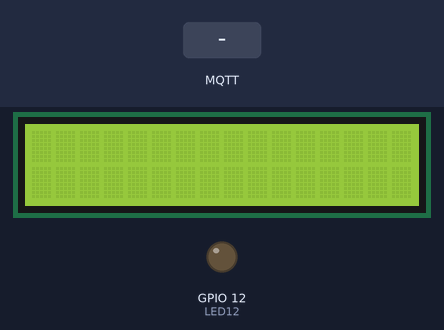
A sketch run on a simulated ESP32. Parts: 16×2 character LCD, output pins drawn as LEDs (lit = HIGH). The test bench sets the inputs (shaded band). WiFi joins after 1.5 s; servers stay silent unless stated; random numbers use the default seed unless the sketch sets one; no MQTT or app messages arrive unless stated; what the sketch prints to the serial monitor is not drawn.

Above: at 2.7 s.
2.8 s: MQTT message "90" arrives on the first subscribed topic
At 4.9 s:
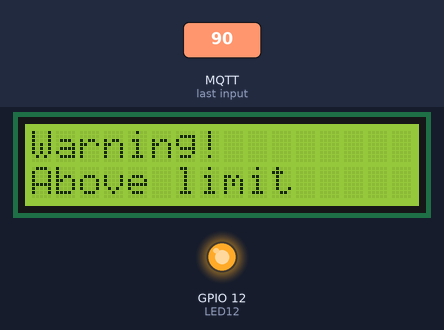
5.8 s: MQTT message "5" arrives on the first subscribed topic
At 6.8 s:
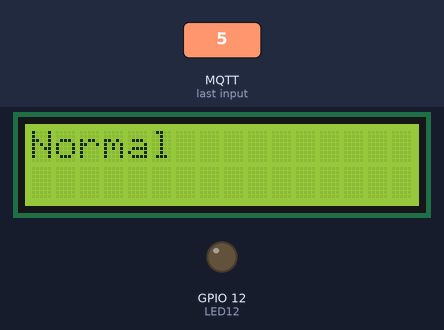
7.3 s: MQTT message "200" arrives on the first subscribed topic
At 8.3 s:
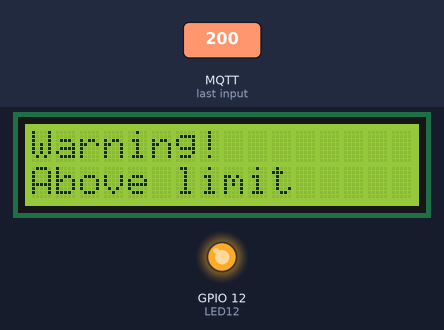
8.8 s: MQTT message "1" arrives on the first subscribed topic
At 9.1 s:
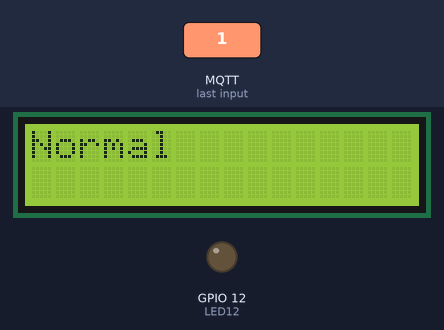
Timing chart, 0 to 11.3 s (numbered marks = the images above; inputs shaded):
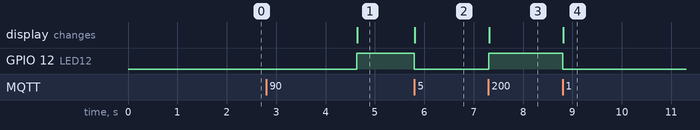

Measured:
- after the input at 2.8 s, GPIO 12 (LED12): LOW → HIGH after 1.8 s; the display: changes after 1.8 s (image 1)
- after the input at 5.8 s, GPIO 12 (LED12): HIGH → LOW at once; the display: changes at once (image 2)
- after the input at 7.3 s, GPIO 12 (LED12): LOW → HIGH at once; the display: changes at once (image 3)
- after the input at 8.8 s, GPIO 12 (LED12): HIGH → LOW at once; the display: changes at once (image 4)

The sketch:

Final_endtoend_Subscribe_LCD.ino
```cpp
#include <WiFi.h> //  ESP32
WiFiClient WIFI_CLIENT;

#include <PubSubClient.h>
PubSubClient MQTT_CLIENT;

#include <LiquidCrystal_I2C.h>
LiquidCrystal_I2C lcd(0x27, 16, 2);

const char * ssid = "shubham ext";
const char * password = "god1314@";

const char * mqttUserName = "shubhamg13114"; // Thingspeak username.
const char * mqttPass = "WP6S338XQVQZM2F1"; // Change to your MQTT API Key from Account > MyProfile.
const char * ChannelID = "1363280"; // Thingspeak Channel ID
const char * APIKey = "2HH1AOP0GILZGH8D"; // Thingspeak Channel Read API Key

static const char alphanum[] = "0123456789"
"ABCDEFGHIJKLMNOPQRSTUVWXYZ"
"abcdefghijklmnopqrstuvwxyz";

int intChar;
#define LED12 12 // LED12 ESP32

void setup() {
  pinMode(LED12, OUTPUT);
  digitalWrite(LED12, LOW);

  // initialize LCD
  lcd.init();
  // turn on LCD backlight
  lcd.backlight();

  Serial.begin(115200);
  delay(10);
  Serial.println();
  Serial.print("Connecting with ");
  Serial.println(ssid);

  WiFi.begin(ssid, password);

  while (WiFi.status() != WL_CONNECTED) {
    delay(500);
    Serial.print(".");
  }

  Serial.println("");
  Serial.print("WiFi conected. IP: ");
  Serial.println(WiFi.localIP());

  // Setting Callback.
  MQTT_CLIENT.setCallback(callback);
}

// What to do when it receives the data.
void callback(char * received, byte * payload, unsigned int length) {
    Serial.println("Message received: ");
//     Serial.println(payload, int);
//     Serial.println(length);
//     Serial.println("   ");

    int intChar = atoi((char*)payload);
    Serial.println(intChar);

    if (intChar > 30){
      digitalWrite(LED12, HIGH);
     // Serial.println("greater than 30");
      lcd.setCursor(0, 0);
      lcd.print("Warning!");
      lcd.setCursor(0,1);
      lcd.print("Above limit");
    }

    else if(intChar < 30){
      digitalWrite(LED12, LOW);
      lcd.clear();
      lcd.setCursor(0, 0);
      lcd.print("Normal");
      Serial.println("less than 30");
    }
      Serial.println();
    }

    void loop() {
      if (!MQTT_CLIENT.connected()) {
        reconnect();
      }

      MQTT_CLIENT.loop(); // Check Subscription.

    }

    // Reconect MQTT broker
    void reconnect() {

      char clientID[9];

      MQTT_CLIENT.setServer("mqtt.thingspeak.com", 1883);
      //MQTT_CLIENT.setServer("mqtt.eclipse.org", 1883);
      MQTT_CLIENT.setClient(WIFI_CLIENT);

      // Trying connect with broker.
      while (!MQTT_CLIENT.connected()) {
        Serial.println("Trying to connect with Broker MQTT.");

        for (int i = 0; i < 8; i++) {
          clientID[i] = alphanum[random(51)];
        }
        clientID[8] = '\0';

        MQTT_CLIENT.connect(clientID, mqttUserName, mqttPass); // it isn't necessary..
        String topicString = "channels/" + String(ChannelID) + "/subscribe/fields/field1/" + String(APIKey);
        //length = topicString.length();
        const char * topicBuffer;
        topicBuffer = topicString.c_str();
        MQTT_CLIENT.subscribe(topicBuffer);

        // Wait to try to reconnect again...
        delay(3000);
      }

      Serial.println("Connected to MQTT.");
    }
```
